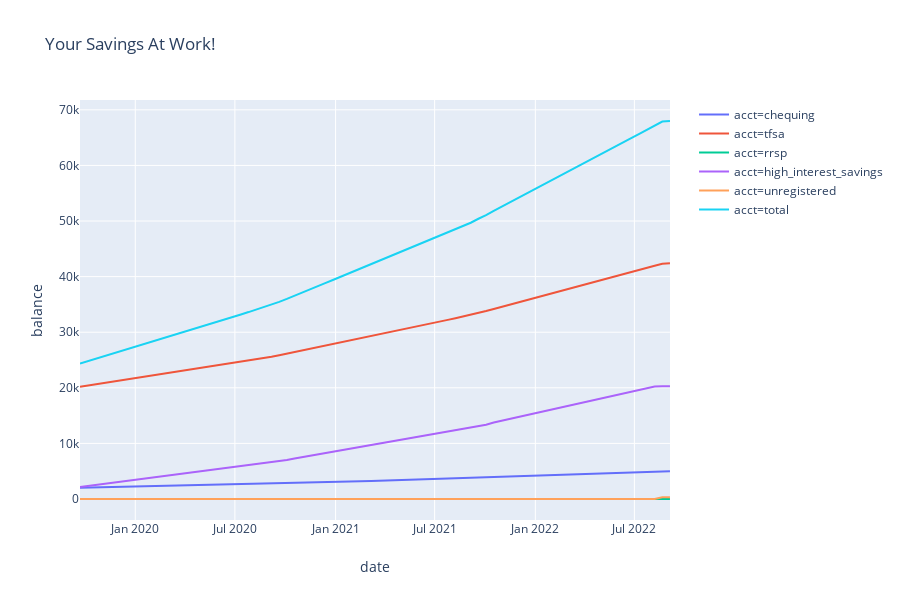

The notebook cell saved with this chart:
### Code cell
import plotly.express as px
px.line(cfs, x="date", y="balance", color="acct", title = "Your Savings At Work!")
